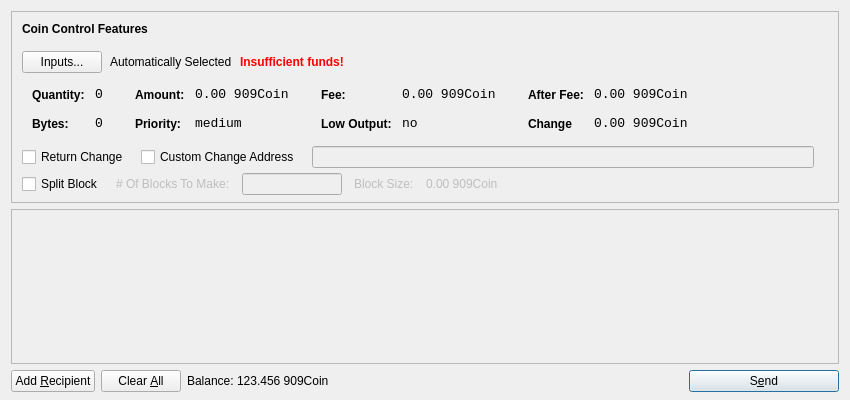
<?xml version="1.0" encoding="UTF-8"?>
<ui version="4.0">
 <class>SendCoinsDialog</class>
 <widget class="QDialog" name="SendCoinsDialog">
  <property name="geometry">
   <rect>
    <x>0</x>
    <y>0</y>
    <width>850</width>
    <height>400</height>
   </rect>
  </property>
  <property name="windowTitle">
   <string>Send Coins</string>
  </property>
  <layout class="QVBoxLayout" name="verticalLayout" stretch="0,1,0">
   <property name="bottomMargin">
    <number>8</number>
   </property>
   <item>
    <widget class="QFrame" name="frameCoinControl">
     <property name="sizePolicy">
      <sizepolicy hsizetype="Expanding" vsizetype="Expanding">
       <horstretch>0</horstretch>
       <verstretch>0</verstretch>
      </sizepolicy>
     </property>
     <property name="maximumSize">
      <size>
       <width>16777215</width>
       <height>16777215</height>
      </size>
     </property>
     <property name="frameShape">
      <enum>QFrame::StyledPanel</enum>
     </property>
     <property name="frameShadow">
      <enum>QFrame::Sunken</enum>
     </property>
     <layout class="QVBoxLayout" name="verticalLayoutCoinControl2">
      <property name="spacing">
       <number>6</number>
      </property>
      <property name="leftMargin">
       <number>0</number>
      </property>
      <property name="topMargin">
       <number>0</number>
      </property>
      <property name="rightMargin">
       <number>0</number>
      </property>
      <property name="bottomMargin">
       <number>6</number>
      </property>
      <item>
       <layout class="QVBoxLayout" name="verticalLayoutCoinControl" stretch="0,0,0,0,1">
        <property name="spacing">
         <number>0</number>
        </property>
        <property name="leftMargin">
         <number>10</number>
        </property>
        <property name="topMargin">
         <number>10</number>
        </property>
        <item>
         <layout class="QHBoxLayout" name="horizontalLayoutCoinControl1">
          <property name="bottomMargin">
           <number>15</number>
          </property>
          <item>
           <widget class="QLabel" name="labelCoinControlFeatures">
            <property name="sizePolicy">
             <sizepolicy hsizetype="Preferred" vsizetype="Maximum">
              <horstretch>0</horstretch>
              <verstretch>0</verstretch>
             </sizepolicy>
            </property>
            <property name="font">
             <font>
              <weight>75</weight>
              <bold>true</bold>
             </font>
            </property>
            <property name="styleSheet">
             <string notr="true">font-weight:bold;</string>
            </property>
            <property name="text">
             <string>Coin Control Features</string>
            </property>
           </widget>
          </item>
         </layout>
        </item>
        <item>
         <layout class="QHBoxLayout" name="horizontalLayoutCoinControl2" stretch="0,0,0,0">
          <property name="spacing">
           <number>8</number>
          </property>
          <property name="bottomMargin">
           <number>10</number>
          </property>
          <item>
           <widget class="QPushButton" name="pushButtonCoinControl">
            <property name="styleSheet">
             <string notr="true"/>
            </property>
            <property name="text">
             <string>Inputs...</string>
            </property>
           </widget>
          </item>
          <item>
           <widget class="QLabel" name="labelCoinControlAutomaticallySelected">
            <property name="text">
             <string>Automatically Selected</string>
            </property>
            <property name="margin">
             <number>5</number>
            </property>
           </widget>
          </item>
          <item>
           <widget class="QLabel" name="labelCoinControlInsuffFunds">
            <property name="font">
             <font>
              <weight>75</weight>
              <bold>true</bold>
             </font>
            </property>
            <property name="styleSheet">
             <string notr="true">color:red;font-weight:bold;</string>
            </property>
            <property name="text">
             <string>Insufficient funds!</string>
            </property>
            <property name="margin">
             <number>5</number>
            </property>
           </widget>
          </item>
          <item>
           <spacer name="horizontalSpacerCoinControl">
            <property name="orientation">
             <enum>Qt::Horizontal</enum>
            </property>
            <property name="sizeHint" stdset="0">
             <size>
              <width>40</width>
              <height>1</height>
             </size>
            </property>
           </spacer>
          </item>
         </layout>
        </item>
        <item>
         <widget class="QWidget" name="widgetCoinControl" native="true">
          <property name="sizePolicy">
           <sizepolicy hsizetype="Preferred" vsizetype="Preferred">
            <horstretch>0</horstretch>
            <verstretch>0</verstretch>
           </sizepolicy>
          </property>
          <property name="minimumSize">
           <size>
            <width>0</width>
            <height>0</height>
           </size>
          </property>
          <property name="styleSheet">
           <string notr="true"/>
          </property>
          <layout class="QHBoxLayout" name="horizontalLayoutCoinControl5">
           <property name="margin">
            <number>0</number>
           </property>
           <item>
            <layout class="QHBoxLayout" name="horizontalLayoutCoinControl3" stretch="0,0,0,1">
             <property name="spacing">
              <number>20</number>
             </property>
             <property name="topMargin">
              <number>0</number>
             </property>
             <property name="bottomMargin">
              <number>10</number>
             </property>
             <item>
              <layout class="QFormLayout" name="formLayoutCoinControl1">
               <property name="horizontalSpacing">
                <number>10</number>
               </property>
               <property name="verticalSpacing">
                <number>14</number>
               </property>
               <property name="leftMargin">
                <number>10</number>
               </property>
               <property name="topMargin">
                <number>4</number>
               </property>
               <property name="rightMargin">
                <number>6</number>
               </property>
               <item row="0" column="0">
                <widget class="QLabel" name="labelCoinControlQuantityText">
                 <property name="styleSheet">
                  <string notr="true">font-weight:bold;</string>
                 </property>
                 <property name="text">
                  <string>Quantity:</string>
                 </property>
                 <property name="margin">
                  <number>0</number>
                 </property>
                </widget>
               </item>
               <item row="0" column="1">
                <widget class="QLabel" name="labelCoinControlQuantity">
                 <property name="font">
                  <font>
                   <family>Monospace</family>
                   <pointsize>10</pointsize>
                  </font>
                 </property>
                 <property name="cursor">
                  <cursorShape>IBeamCursor</cursorShape>
                 </property>
                 <property name="contextMenuPolicy">
                  <enum>Qt::ActionsContextMenu</enum>
                 </property>
                 <property name="text">
                  <string>0</string>
                 </property>
                 <property name="margin">
                  <number>0</number>
                 </property>
                 <property name="textInteractionFlags">
                  <set>Qt::LinksAccessibleByMouse|Qt::TextSelectableByKeyboard|Qt::TextSelectableByMouse</set>
                 </property>
                </widget>
               </item>
               <item row="1" column="0">
                <widget class="QLabel" name="labelCoinControlBytesText">
                 <property name="styleSheet">
                  <string notr="true">font-weight:bold;</string>
                 </property>
                 <property name="text">
                  <string>Bytes:</string>
                 </property>
                </widget>
               </item>
               <item row="1" column="1">
                <widget class="QLabel" name="labelCoinControlBytes">
                 <property name="font">
                  <font>
                   <family>Monospace</family>
                   <pointsize>10</pointsize>
                  </font>
                 </property>
                 <property name="cursor">
                  <cursorShape>IBeamCursor</cursorShape>
                 </property>
                 <property name="contextMenuPolicy">
                  <enum>Qt::ActionsContextMenu</enum>
                 </property>
                 <property name="text">
                  <string>0</string>
                 </property>
                 <property name="textInteractionFlags">
                  <set>Qt::LinksAccessibleByMouse|Qt::TextSelectableByKeyboard|Qt::TextSelectableByMouse</set>
                 </property>
                </widget>
               </item>
              </layout>
             </item>
             <item>
              <layout class="QFormLayout" name="formLayoutCoinControl2">
               <property name="horizontalSpacing">
                <number>10</number>
               </property>
               <property name="verticalSpacing">
                <number>14</number>
               </property>
               <property name="leftMargin">
                <number>6</number>
               </property>
               <property name="topMargin">
                <number>4</number>
               </property>
               <property name="rightMargin">
                <number>6</number>
               </property>
               <item row="0" column="0">
                <widget class="QLabel" name="labelCoinControlAmountText">
                 <property name="styleSheet">
                  <string notr="true">font-weight:bold;</string>
                 </property>
                 <property name="text">
                  <string>Amount:</string>
                 </property>
                 <property name="margin">
                  <number>0</number>
                 </property>
                </widget>
               </item>
               <item row="0" column="1">
                <widget class="QLabel" name="labelCoinControlAmount">
                 <property name="font">
                  <font>
                   <family>Monospace</family>
                   <pointsize>10</pointsize>
                  </font>
                 </property>
                 <property name="cursor">
                  <cursorShape>IBeamCursor</cursorShape>
                 </property>
                 <property name="contextMenuPolicy">
                  <enum>Qt::ActionsContextMenu</enum>
                 </property>
                 <property name="text">
                  <string>0.00 909Coin</string>
                 </property>
                 <property name="textInteractionFlags">
                  <set>Qt::LinksAccessibleByMouse|Qt::TextSelectableByKeyboard|Qt::TextSelectableByMouse</set>
                 </property>
                </widget>
               </item>
               <item row="1" column="0">
                <widget class="QLabel" name="labelCoinControlPriorityText">
                 <property name="styleSheet">
                  <string notr="true">font-weight:bold;</string>
                 </property>
                 <property name="text">
                  <string>Priority:</string>
                 </property>
                </widget>
               </item>
               <item row="1" column="1">
                <widget class="QLabel" name="labelCoinControlPriority">
                 <property name="font">
                  <font>
                   <family>Monospace</family>
                   <pointsize>10</pointsize>
                  </font>
                 </property>
                 <property name="cursor">
                  <cursorShape>IBeamCursor</cursorShape>
                 </property>
                 <property name="contextMenuPolicy">
                  <enum>Qt::ActionsContextMenu</enum>
                 </property>
                 <property name="text">
                  <string>medium</string>
                 </property>
                 <property name="textInteractionFlags">
                  <set>Qt::LinksAccessibleByMouse|Qt::TextSelectableByKeyboard|Qt::TextSelectableByMouse</set>
                 </property>
                </widget>
               </item>
              </layout>
             </item>
             <item>
              <layout class="QFormLayout" name="formLayoutCoinControl3">
               <property name="horizontalSpacing">
                <number>10</number>
               </property>
               <property name="verticalSpacing">
                <number>14</number>
               </property>
               <property name="leftMargin">
                <number>6</number>
               </property>
               <property name="topMargin">
                <number>4</number>
               </property>
               <property name="rightMargin">
                <number>6</number>
               </property>
               <item row="0" column="0">
                <widget class="QLabel" name="labelCoinControlFeeText">
                 <property name="styleSheet">
                  <string notr="true">font-weight:bold;</string>
                 </property>
                 <property name="text">
                  <string>Fee:</string>
                 </property>
                 <property name="margin">
                  <number>0</number>
                 </property>
                </widget>
               </item>
               <item row="0" column="1">
                <widget class="QLabel" name="labelCoinControlFee">
                 <property name="font">
                  <font>
                   <family>Monospace</family>
                   <pointsize>10</pointsize>
                  </font>
                 </property>
                 <property name="cursor">
                  <cursorShape>IBeamCursor</cursorShape>
                 </property>
                 <property name="contextMenuPolicy">
                  <enum>Qt::ActionsContextMenu</enum>
                 </property>
                 <property name="text">
                  <string>0.00 909Coin</string>
                 </property>
                 <property name="textInteractionFlags">
                  <set>Qt::LinksAccessibleByMouse|Qt::TextSelectableByKeyboard|Qt::TextSelectableByMouse</set>
                 </property>
                </widget>
               </item>
               <item row="1" column="0">
                <widget class="QLabel" name="labelCoinControlLowOutputText">
                 <property name="styleSheet">
                  <string notr="true">font-weight:bold;</string>
                 </property>
                 <property name="text">
                  <string>Low Output:</string>
                 </property>
                </widget>
               </item>
               <item row="1" column="1">
                <widget class="QLabel" name="labelCoinControlLowOutput">
                 <property name="font">
                  <font>
                   <family>Monospace</family>
                   <pointsize>10</pointsize>
                  </font>
                 </property>
                 <property name="cursor">
                  <cursorShape>IBeamCursor</cursorShape>
                 </property>
                 <property name="contextMenuPolicy">
                  <enum>Qt::ActionsContextMenu</enum>
                 </property>
                 <property name="text">
                  <string>no</string>
                 </property>
                 <property name="textInteractionFlags">
                  <set>Qt::LinksAccessibleByMouse|Qt::TextSelectableByKeyboard|Qt::TextSelectableByMouse</set>
                 </property>
                </widget>
               </item>
              </layout>
             </item>
             <item>
              <layout class="QFormLayout" name="formLayoutCoinControl4">
               <property name="fieldGrowthPolicy"> 
                 <enum>QFormLayout::AllNonFixedFieldsGrow</enum> 
                </property>			  
               <property name="horizontalSpacing">
                <number>10</number>
               </property>
               <property name="verticalSpacing">
                <number>14</number>
               </property>
               <property name="leftMargin">
                <number>6</number>
               </property>
               <property name="topMargin">
                <number>4</number>
               </property>
               <property name="rightMargin">
                <number>6</number>
               </property>
               <item row="0" column="0">
                <widget class="QLabel" name="labelCoinControlAfterFeeText">
                 <property name="styleSheet">
                  <string notr="true">font-weight:bold;</string>
                 </property>
                 <property name="text">
                  <string>After Fee:</string>
                 </property>
                 <property name="margin">
                  <number>0</number>
                 </property>
                </widget>
               </item>
               <item row="0" column="1">
                <widget class="QLabel" name="labelCoinControlAfterFee">
                 <property name="font">
                  <font>
                   <family>Monospace</family>
                   <pointsize>10</pointsize>
                  </font>
                 </property>
                 <property name="cursor">
                  <cursorShape>IBeamCursor</cursorShape>
                 </property>
                 <property name="contextMenuPolicy">
                  <enum>Qt::ActionsContextMenu</enum>
                 </property>
                 <property name="text">
                  <string>0.00 909Coin</string>
                 </property>
                 <property name="textInteractionFlags">
                  <set>Qt::LinksAccessibleByMouse|Qt::TextSelectableByKeyboard|Qt::TextSelectableByMouse</set>
                 </property>
                </widget>
               </item>
               <item row="1" column="0">
                <widget class="QLabel" name="labelCoinControlChangeText">
                 <property name="styleSheet">
                  <string notr="true">font-weight:bold;</string>
                 </property>
                 <property name="text">
                  <string>Change</string>
                 </property>
                </widget>
               </item>
               <item row="1" column="1">
                <widget class="QLabel" name="labelCoinControlChange">
                 <property name="font">
                  <font>
                   <family>Monospace</family>
                   <pointsize>10</pointsize>
                  </font>
                 </property>
                 <property name="cursor">
                  <cursorShape>IBeamCursor</cursorShape>
                 </property>
                 <property name="contextMenuPolicy">
                  <enum>Qt::ActionsContextMenu</enum>
                 </property>
                 <property name="text">
                  <string>0.00 909Coin</string>
                 </property>
                 <property name="textInteractionFlags">
                  <set>Qt::LinksAccessibleByMouse|Qt::TextSelectableByKeyboard|Qt::TextSelectableByMouse</set>
                 </property>
                </widget>
               </item>
              </layout>
             </item>
            </layout>
           </item>
          </layout>
         </widget>
        </item>
        <item>
        <layout class="QHBoxLayout" name="horizontalLayoutCoinControl4" stretch="0,0,0,0">
          <property name="spacing">
           <number>12</number>
          </property>
          <property name="sizeConstraint">
           <enum>QLayout::SetDefaultConstraint</enum>
          </property>
          <property name="topMargin">
           <number>5</number>
          </property>
          <property name="rightMargin">
           <number>5</number>
          </property>
          <item>
		  <widget class="QCheckBox" name="returnChangeCheckBox">
 		  <property name="text">
 		  <string>Return Change</string>
 		  </property>
		  </widget>
 		  </item>
 		  <item>		  
           <widget class="QCheckBox" name="checkBoxCoinControlChange">
            <property name="text">
             <string>Custom Change Address</string>
            </property>
           </widget>
          </item>
          <item>
           <widget class="QLineEdit" name="lineEditCoinControlChange">
            <property name="enabled">
             <bool>false</bool>
            </property>
            <property name="sizePolicy">
             <sizepolicy hsizetype="Expanding" vsizetype="Fixed">
              <horstretch>0</horstretch>
              <verstretch>0</verstretch>
             </sizepolicy>
            </property>
           </widget>
          </item>
          <item>
           <widget class="QLabel" name="labelCoinControlChangeLabel">
            <property name="sizePolicy">
             <sizepolicy hsizetype="Preferred" vsizetype="Expanding">
              <horstretch>0</horstretch>
              <verstretch>0</verstretch>
             </sizepolicy>
            </property>
            <property name="minimumSize">
             <size>
              <width>0</width>
              <height>0</height>
             </size>
            </property>
            <property name="text">
             <string/>
            </property>
            <property name="margin">
             <number>3</number>
            </property>
           </widget>
          </item>
         </layout>
        </item>
        <item>
         <layout class="QHBoxLayout" name="horizontalLayoutCoinControl4a" stretch="0,0,0,0">
           <property name="alignment" >
          <set>Qt::AlignLeft</set>
           </property>
           <property name="spacing">
            <number>12</number>
           </property>
           <property name="sizeConstraint">
            <enum>QLayout::SetDefaultConstraint</enum>
           </property>
           <property name="topMargin">
            <number>5</number>
           </property>
           <property name="rightMargin">
            <number>5</number>
           </property>
            <item> 
            <widget class="QCheckBox" name="splitBlockCheckBox"> 
             <property name="text"> 
              <string>Split Block</string> 
             </property> 
            </widget> 
           </item> 
           <item> 
            <widget class="QLabel" name="labelBlocksToMakeText"> 
             <property name="enabled"> 
              <bool>false</bool> 
             </property> 
             <property name="text"> 
              <string># Of Blocks To Make:</string> 
             </property> 
            </widget> 
           </item>
           <item> 
            <widget class="QLineEdit" name="splitBlockLineEdit"> 
             <property name="enabled"> 
              <bool>false</bool> 
             </property> 
             <property name="sizePolicy"> 
              <sizepolicy hsizetype="Fixed" vsizetype="Fixed"> 
               <horstretch>0</horstretch> 
               <verstretch>0</verstretch> 
              </sizepolicy> 
             </property> 
             <property name="maximumSize"> 
              <size> 
               <width>100</width> 
               <height>16777215</height> 
              </size> 
             </property> 
            </widget> 
           </item> 
           <item> 
            <widget class="QLabel" name="labelBlockSizeText"> 
             <property name="enabled"> 
              <bool>false</bool> 
             </property> 
             <property name="text"> 
              <string>Block Size:</string> 
             </property> 
            </widget> 
           </item> 
           <item> 
            <widget class="QLabel" name="labelBlockSize"> 
             <property name="enabled"> 
              <bool>false</bool> 
             </property> 
             <property name="text"> 
              <string>0.00 909Coin</string> 
             </property>
            </widget> 
            </item>
          </layout>
         </item>
         <item>		
         <spacer name="verticalSpacerCoinControl">
          <property name="orientation">
           <enum>Qt::Vertical</enum>
          </property>
          <property name="sizeHint" stdset="0">
           <size>
            <width>800</width>
            <height>1</height>
           </size>
          </property>
         </spacer>
        </item>
       </layout>
      </item>
     </layout>
    </widget>
   </item>
   <item>
    <widget class="QScrollArea" name="scrollArea">
     <property name="widgetResizable">
      <bool>true</bool>
     </property>
     <widget class="QWidget" name="scrollAreaWidgetContents">
      <property name="geometry">
       <rect>
        <x>0</x>
        <y>0</y>
        <width>830</width>
        <height>172</height>
       </rect>
      </property>
      <layout class="QVBoxLayout" name="verticalLayout_2">
       <property name="margin">
        <number>0</number>
       </property>
       <item>
        <layout class="QVBoxLayout" name="entries">
         <property name="spacing">
          <number>6</number>
         </property>
        </layout>
       </item>
       <item>
        <spacer name="verticalSpacer">
         <property name="orientation">
          <enum>Qt::Vertical</enum>
         </property>
         <property name="sizeHint" stdset="0">
          <size>
           <width>20</width>
           <height>40</height>
          </size>
         </property>
        </spacer>
       </item>
      </layout>
     </widget>
    </widget>
   </item>
   <item>
    <layout class="QHBoxLayout" name="horizontalLayout">
     <item>
      <widget class="QPushButton" name="addButton">
       <property name="toolTip">
        <string>Send to multiple recipients at once</string>
       </property>
       <property name="text">
        <string>Add &amp;Recipient</string>
       </property>
       <property name="icon">
        <iconset resource="../bitcoin.qrc">
         <normaloff>:/icons/add</normaloff>:/icons/add</iconset>
       </property>
       <property name="autoDefault">
        <bool>false</bool>
       </property>
      </widget>
     </item>
     <item>
      <widget class="QPushButton" name="clearButton">
       <property name="sizePolicy">
        <sizepolicy hsizetype="Minimum" vsizetype="Fixed">
         <horstretch>0</horstretch>
         <verstretch>0</verstretch>
        </sizepolicy>
       </property>
       <property name="toolTip">
        <string>Remove all transaction fields</string>
       </property>
       <property name="text">
        <string>Clear &amp;All</string>
       </property>
       <property name="icon">
        <iconset resource="../bitcoin.qrc">
         <normaloff>:/icons/remove</normaloff>:/icons/remove</iconset>
       </property>
       <property name="autoRepeatDelay">
        <number>300</number>
       </property>
       <property name="autoDefault">
        <bool>false</bool>
       </property>
      </widget>
     </item>
     <item>
      <layout class="QHBoxLayout" name="horizontalLayout_2">
       <property name="spacing">
        <number>3</number>
       </property>
       <item>
        <widget class="QLabel" name="label">
         <property name="sizePolicy">
          <sizepolicy hsizetype="Preferred" vsizetype="Fixed">
           <horstretch>0</horstretch>
           <verstretch>0</verstretch>
          </sizepolicy>
         </property>
         <property name="text">
          <string>Balance:</string>
         </property>
        </widget>
       </item>
       <item>
        <widget class="QLabel" name="labelBalance">
         <property name="sizePolicy">
          <sizepolicy hsizetype="Preferred" vsizetype="Fixed">
           <horstretch>0</horstretch>
           <verstretch>0</verstretch>
          </sizepolicy>
         </property>
         <property name="cursor">
          <cursorShape>IBeamCursor</cursorShape>
         </property>
         <property name="text">
          <string>123.456 909Coin</string>
         </property>
         <property name="textInteractionFlags">
          <set>Qt::LinksAccessibleByMouse|Qt::TextSelectableByKeyboard|Qt::TextSelectableByMouse</set>
         </property>
        </widget>
       </item>
      </layout>
     </item>
     <item>
      <spacer name="horizontalSpacer">
       <property name="orientation">
        <enum>Qt::Horizontal</enum>
       </property>
       <property name="sizeHint" stdset="0">
        <size>
         <width>40</width>
         <height>20</height>
        </size>
       </property>
      </spacer>
     </item>
     <item>
      <widget class="QPushButton" name="sendButton">
       <property name="minimumSize">
        <size>
         <width>150</width>
         <height>0</height>
        </size>
       </property>
       <property name="toolTip">
        <string>Confirm the send action</string>
       </property>
       <property name="text">
        <string>S&amp;end</string>
       </property>
       <property name="icon">
        <iconset resource="../bitcoin.qrc">
         <normaloff>:/icons/send</normaloff>:/icons/send</iconset>
       </property>
       <property name="default">
        <bool>true</bool>
       </property>
      </widget>
     </item>
    </layout>
   </item>
  </layout>
 </widget>
 <resources>
  <include location="../bitcoin.qrc"/>
 </resources>
 <connections/>
</ui>
